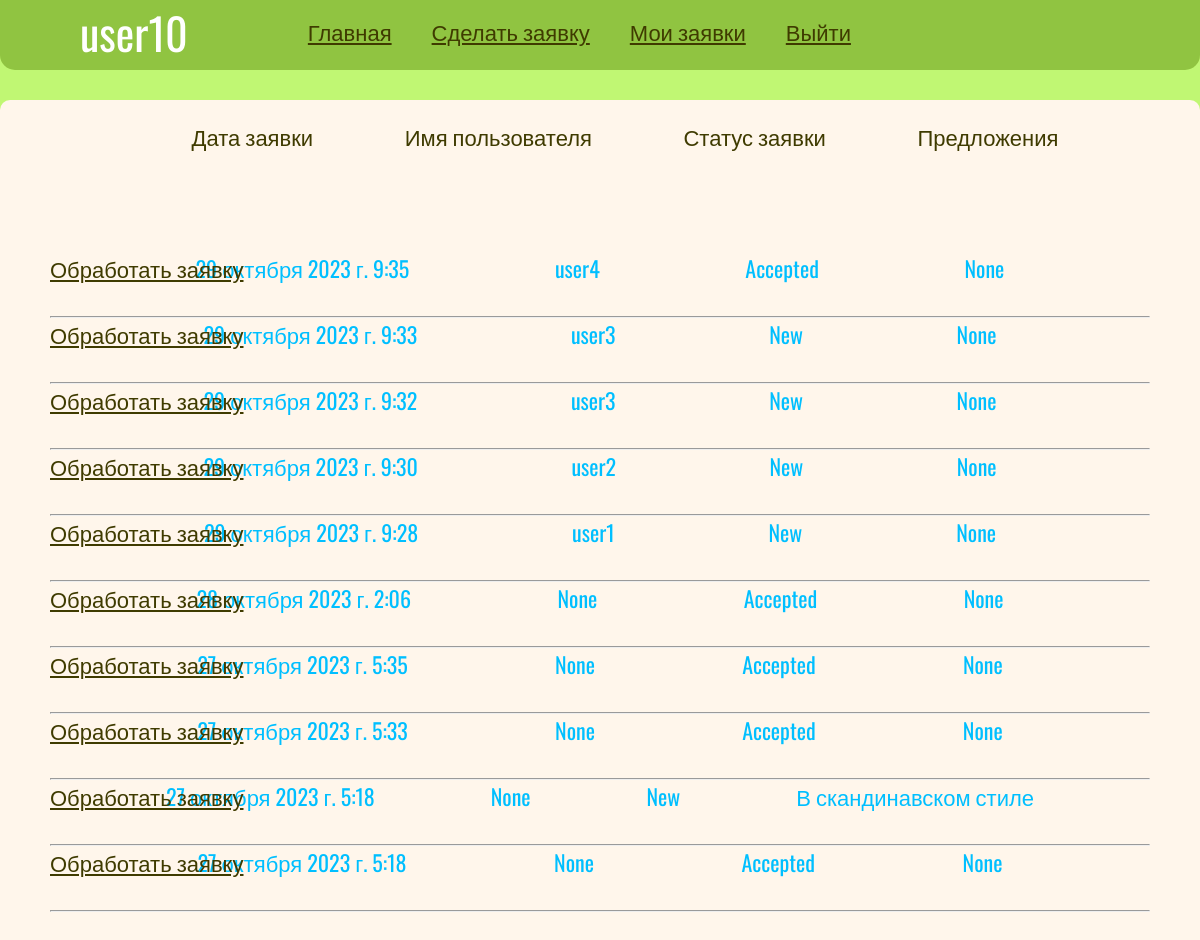
/appl_processing/ (signed in), run on the app's committed database.
### b1/models.py (models this page shows, shortened)
class User(AbstractUser):
    name = models.CharField(max_length=254, verbose_name='Имя', blank=False)
    surname = models.CharField(max_length=254, verbose_name='Фамилия', blank=False)
    patronymic = models.CharField(max_length=254, verbose_name='Отчество', blank=True)
    username = models.CharField(max_length=254, verbose_name='Логин', unique=True, blank=False)
    email = models.CharField(max_length=254, verbose_name='Почта', unique=True, blank=False)
    password = models.CharField(max_length=254, verbose_name='Пароль', blank=False)
    agreement = models.BooleanField(verbose_name='Согласие на обработку персоональных данных', blank=False,
                                    default=True)
    applications = models.ForeignKey('Application', on_delete=models.CASCADE, verbose_name='Заявки', null=True,
                                     related_name='user', blank=True)
    USERNAME_FIELD = 'username'

class Application(models.Model):
    name = models.CharField(max_length=254, verbose_name='Имя заявки', blank=True, null=True)
    description = models.CharField(max_length=254, verbose_name='Описание', blank=False)
    category = models.ForeignKey('Category', on_delete=models.CASCADE, verbose_name='Категория желаемого стиля',
                                 blank=False)
    photo = models.ImageField(max_length=254, verbose_name='Проект помещения', upload_to=get_name_file, blank=True,
                              validators=[FileExtensionValidator(allowed_extensions=['png', 'jpg', 'jpeg'])])
    STATUS_CHOISE = [
        ('New', 'Новая'),
        ('Accepted', 'Принято в работу'),
        ('Finished', 'Выполнено')
    ]
    status = models.CharField(max_length=254, verbose_name='Статус', choices=STATUS_CHOISE, default='New')
    date_creation = models.DateTimeField(auto_now_add=True, null=True)
    username = models.CharField(max_length=254, verbose_name='Логин', blank=True, null=True)
    suggestions = models.ForeignKey('Realization', on_delete=models.CASCADE, verbose_name='Предложения реализации',
                                    blank=True, null=True)

class Realization(models.Model):
    name = models.CharField(max_length=254, verbose_name='Название', blank=False,)
    description = models.CharField(max_length=254, verbose_name='Описание', blank=False)
    image = models.ImageField(max_length=254, upload_to=get_name_file, blank=True,
                              validators=[FileExtensionValidator(allowed_extensions=['png', 'jpg', 'jpeg'])])
    date_execution = models.DateTimeField(auto_now_add=True, null=True)
    def __str__(self):
        return str(self.name)

### b1/views.py (the view)
# urls.py: path('appl_processing/', ApplicationProcessingList.as_view(), name='apllication_processing'),
class ApplicationProcessingList(ListView):
    model = Application
    queryset = Application.objects.order_by('-date_creation')
    context_object_name = 'list'
    template_name = 'b1/list_applications.html'
    paginate_by = 10

### b1/templates/b1/list_applications.html
{% extends 'base.html' %}
{% block content %}
    <div class="application-header">
        <div>Дата заявки</div>
        <div>Имя пользователя</div>
        <div>Статус заявки</div>
        <div>Предложения</div>
    </div>
    {% for i in list %}
        <div class="application-body">
            <div class="data-generating">{{ i.date_creation }}</div>
            <div class="data-generating">{{i.username }}</div>
            <div class="data-generating">{{ i.status }}</div>
            <div class="data-generating">{{ i.suggestions }}</div>
        </div>
        <p class="submit_p"><a href="{% url 'processing' i.pk %}">Обработать заявку</a></p>
        <hr>
    {% endfor %}
{% endblock %}

### templates/base.html (shortened to what this page needs)
{% load static %}
<!DOCTYPE html>
<html lang="ru">
<head>
    <link rel="stylesheet" href="{% static 'css/style.css' %}">
</head>
<body>
    <nav>
        {% block navigation %}
            {% if user.is_authenticated %}
                <div class="user-name">{{ user.username }}</div>
                <div><a href="{% url 'home' %}">Главная</a></div>
                <div><a href="{% url 'createApplication' %}">Сделать заявку</a></div>
                <div><a href="{% url 'loginSuccess' %}">Мои заявки</a></div>
                <div><a href="{% url 'logout' %}">Выйти</a></div>
            {% else %}
                <div><a href="{% url 'home' %}">Главная</a></div>
                <div><a href="{% url 'registration' %}">Зарегистрироваться</a></div>
                <div><a href="{% url 'login' %}">Войти</a></div>
            {% endif %}
        {% endblock %}
    </nav>
    <div class="main_container">
        <div class="second_container">
            {% block content %}
            {% endblock %}
        </div>
    </div>
</body>
</html>

### static/css/style.css (style rules this page uses)
* { margin:0; padding: 0; box-sizing: content-box; font-size: 22px; font-family: 'Oswald', sans-serif; color:rgb(63, 59, 0); }
body { background-color: rgb(192, 247, 115); font-size:100px; }
nav { width:100vw; height:70px; position:fixed; display:flex; justify-content: left; background-color: rgb(144, 196, 65); border-bottom-left-radius: 15px; border-bottom-right-radius: 15px; }
nav>div { padding:0 20px; margin-top: 0px; font-size: 34px; }
nav>div:nth-child(1) { margin-left:60px; }
.main_container { display:flex; }
.second_container { width:1200px; height:3000px; margin: 100px auto 30px; background-color: rgb(255, 246, 235); border-radius: 10px; font-family: 'Barlow', sans-serif; font-weight: 400; padding:20px 50px; }
.user-name { color: white; font-size: 44px; padding-right:100px; }
.application-header { display: flex; justify-content: space-evenly; margin-bottom: 100px; }
.application-header > div:first-child { margin-left: 50px; }
.application-body { display: flex; justify-content: space-evenly; }
.data-generating { color: #00BFFF; }
.submit_p { position:relative; top: -32px; }

### data on the page
User: username "user10"
Application: date_creation "29 октября 2023 г. 9:35", username "user4", status "Accepted", suggestions "None"
Application: date_creation "29 октября 2023 г. 9:33", username "user3", status "New", suggestions "None"
Application: date_creation "29 октября 2023 г. 9:32", username "user3", status "New", suggestions "None"
Application: date_creation "29 октября 2023 г. 9:30", username "user2", status "New", suggestions "None"
Application: date_creation "29 октября 2023 г. 9:28", username "user1", status "New", suggestions "None"
Application: date_creation "28 октября 2023 г. 2:06", username "None", status "Accepted", suggestions "None"
Application: date_creation "27 октября 2023 г. 5:35", username "None", status "Accepted", suggestions "None"
Application: date_creation "27 октября 2023 г. 5:33", username "None", status "Accepted", suggestions "None"
Application: date_creation "27 октября 2023 г. 5:18", username "None", status "New", suggestions "В скандинавском стиле"
Application: date_creation "27 октября 2023 г. 5:18", username "None", status "Accepted", suggestions "None"
